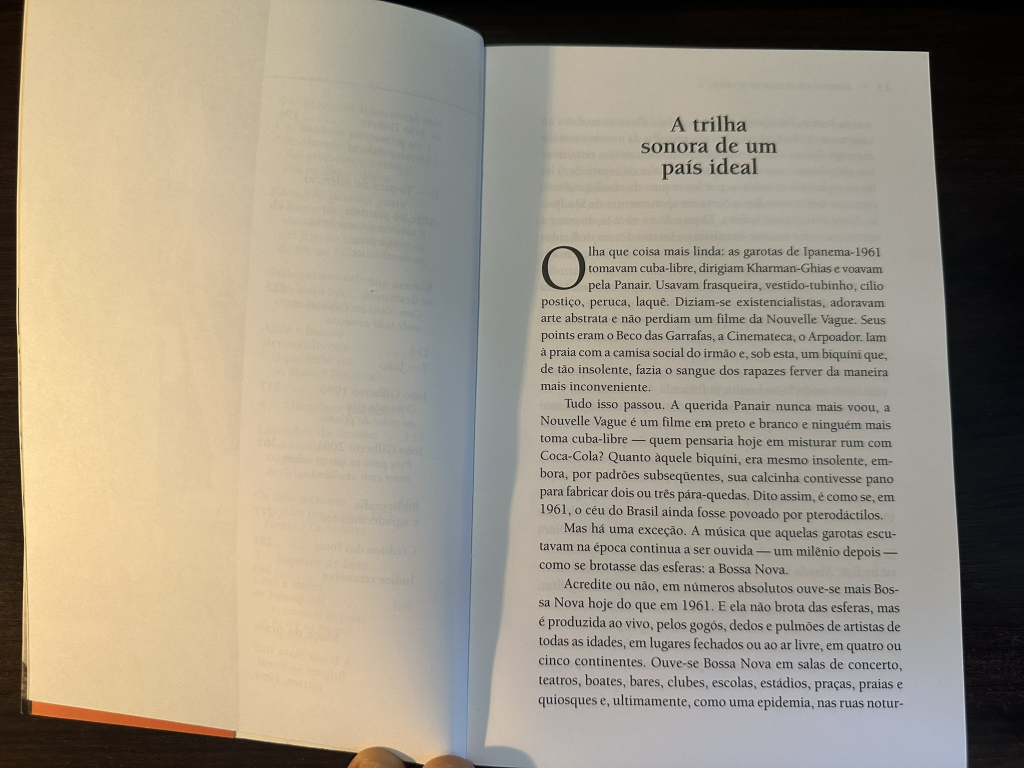
#> input picture data/books/A_onda_que_se_ergueu_no_mar-Ruy_Castro/bkp/images/pag12.JPEG, 2048 x 1536 px, given in place of overlay_lines.png, which was not available (shown at 1/2 size)
$ jupyter execute --allow-errors MonReader_part2.ipynb   (text cells are left out)
#> lines starting #> are read from the running program, lines starting #| are printed output that depends on the picture; after the words box and inside, x2 and y2 are one past the last pixel; in counts of white or black regions, pixels touching at a corner belong together; long printed decimals are rounded; pictures that were not available may be replaced by others from this repository, and a replacement may not be noted
### ocrflow_tools/recognize.py
from __future__ import annotations
from pathlib import Path
from typing import List, Tuple, Dict, Optional
import re
import pandas as pd
import numpy as np
import pytesseract
from PIL import Image
from tqdm import tqdm

# small utils

# [170 lines left out: functions _natural_key, _avg_conf_from_tessdata, _unhyphenate_lines, _clean_text, ocr_line_image, _infer_lang_from_path and 2 more, not called in this run]

### ocrflow_tools/ingest.py
from pathlib import Path
from typing import List, Optional, Tuple
import cv2
import numpy as np
from numpy.polynomial.polyutils import RankWarning

from PIL import Image
import csv
import pandas as pd
from tqdm import tqdm

import warnings
from typing import Optional, Tuple, List

from .common import natural_key, clip_small_angle, rotate_image


# [330 lines left out: functions collect_pages, estimate_skew_angle_projection, _text_bands, _robust_baselines, _median_curvature, _clahe_unsharp and 7 more, not called in this run]

### ocrflow_tools/layout.py
from __future__ import annotations
from pathlib import Path
from typing import List, Tuple, Dict
import numpy as np
import cv2
import pandas as pd
from tqdm import tqdm
import ast

# core segmentation

# [443 lines left out: functions _row_density, _col_density, _smooth_1d, _intervals_from_binary, segment_lines, load_selected_mask and 8 more, not called in this run]

### MonReader_part2.ipynb
[cell 1]
from pathlib import Path
import cv2
import numpy as np
from PIL import Image
import csv
import re
from tqdm import tqdm
import pandas as pd

[cell 2]
BASE = Path.cwd()
DATA_DIR = BASE / "data"
BOOK_DIR = DATA_DIR / "books"
WORK_DIR = BASE / "work"

ENG_BOOK_DIR = BOOK_DIR / "The_Chamber-John_Grisham"
POR_BOOK_DIR = BOOK_DIR / "A_onda_que_se_ergueu_no_mar-Ruy_Castro"

ENG_IMG_DIR = ENG_BOOK_DIR / "images"
POR_IMG_DIR = POR_BOOK_DIR / "images"

for p in [BOOK_DIR, WORK_DIR, ENG_BOOK_DIR, POR_BOOK_DIR, ENG_IMG_DIR, POR_IMG_DIR]:
        p.mkdir(parents=True, exist_ok=True)

[cell 3]
# ad-hoc library for this project step: ORC
from ocrflow_tools import process_image_folder

[cell 4]
# Run Step 1
# Execute for both languages

WORK_A = WORK_DIR / "A_ingest"
WORK_A.mkdir(parents=True, exist_ok=True)

process_image_folder("english", ENG_IMG_DIR, WORK_A)
process_image_folder("portuguese", POR_IMG_DIR, WORK_A)
print("Step1 (images-only) complete.")

[cell 5]
log_csv = WORK_A / "ingest_log.csv"
df = pd.read_csv(log_csv)

[cell 6]
columns_to_exclude = ['page_path', 'out_dir']
df.drop(columns=columns_to_exclude).tail(28)

[cell 7]
from ocrflow_tools import run_binarization_from_ingest

[cell 8]
# folders for binarization
WORK_B = WORK_DIR / "B_binarization"
WORK_B.mkdir(parents=True, exist_ok=True)

[cell 9]
# Step 2 - Binarization
run_binarization_from_ingest(log_csv, WORK_B)
#> (this line was passed over: ocrflow_tools is not available in this run)

[cell 10]
import matplotlib.pyplot as plt

[cell 11]
# Plot the image outputs from binarization
def plot_binarization_outputs(page_dir: Path, save_to: Path | None = None):
    """
    Show the 5 outputs produced by run_binarization_from_ingest for a page:
      - bw_adaptive_gaussian.png
      - bw_adaptive_mean.png
      - bw_otsu.png
      - bw_selected_mask.png   (text=white)
      - bw_selected_view.png   (text=black)
    """
    names = ["bw_adaptive_gaussian.png",
             "bw_adaptive_mean.png",
             "bw_otsu.png",
             "bw_selected_mask.png",
             "bw_selected_view.png"]

    imgs, titles = [], []
    for n in names:
        p = page_dir / n
        if p.exists():
            imgs.append(plt.imread(p))
            titles.append(n.replace("bw_", "").replace(".png",""))
        else:
            print(f"Missing: {p}")

    if not imgs:
        print("No images found in:", page_dir)
        return

    plt.figure(figsize=(5*len(imgs), 6))
    for i, (im, t) in enumerate(zip(imgs, titles), 1):
        ax = plt.subplot(1, len(imgs), i)
        ax.imshow(im, cmap="gray")
        ax.set_title(t)
        ax.axis("off")
    plt.tight_layout()

    if save_to:
        save_to = Path(save_to)
        save_to.parent.mkdir(parents=True, exist_ok=True)
        plt.savefig(save_to, dpi=150, bbox_inches="tight")
        print("Saved grid to:", save_to)
    plt.show()

[cell 12]
# pick a page folder produced by binarization:
page_dir = WORK_B / "portuguese" / "pag12_R"   # <- change to your page folder
plot_binarization_outputs(page_dir, save_to=WORK_B / "comparison_pag12_R.png")

[cell 13]
from importlib import reload
import ocrflow_tools.layout as layout
reload(layout)

[cell 14]
from ocrflow_tools import run_layout_from_binarization

[cell 15]
WORK_C = WORK_DIR / "C_layout"
WORK_C.mkdir(parents=True, exist_ok=True)

#> (the rest of this cell did not finish here and is left out)


[cell 16]
import matplotlib.image as mpimg

[cell 17]
# Print a sample image
img = mpimg.imread(WORK_C / "english" / "pag8_R" / "overlay_lines.png"  )
#> img is the input picture: shape (1536, 2048, 3); mean R, G, B 158.2, 149, 133.1
plt.imshow(img)
plt.axis('off')
plt.show()

[cell 18]
log_layout_csv = WORK_C / "layout_log.csv"
#> (the rest of this cell did not finish here and is left out)

[cell 19]
from importlib import reload
import ocrflow_tools.layout as layout
reload(layout)

[cell 20]
WORK_D = WORK_DIR / "D_words"
WORK_D.mkdir(parents=True, exist_ok=True)

#> (a cell that did not finish here is left out)

[cell 22]
# Print a sample segment image
img = mpimg.imread(WORK_D / "english" / "pag6" / "line_003" / "word_001.png"  )
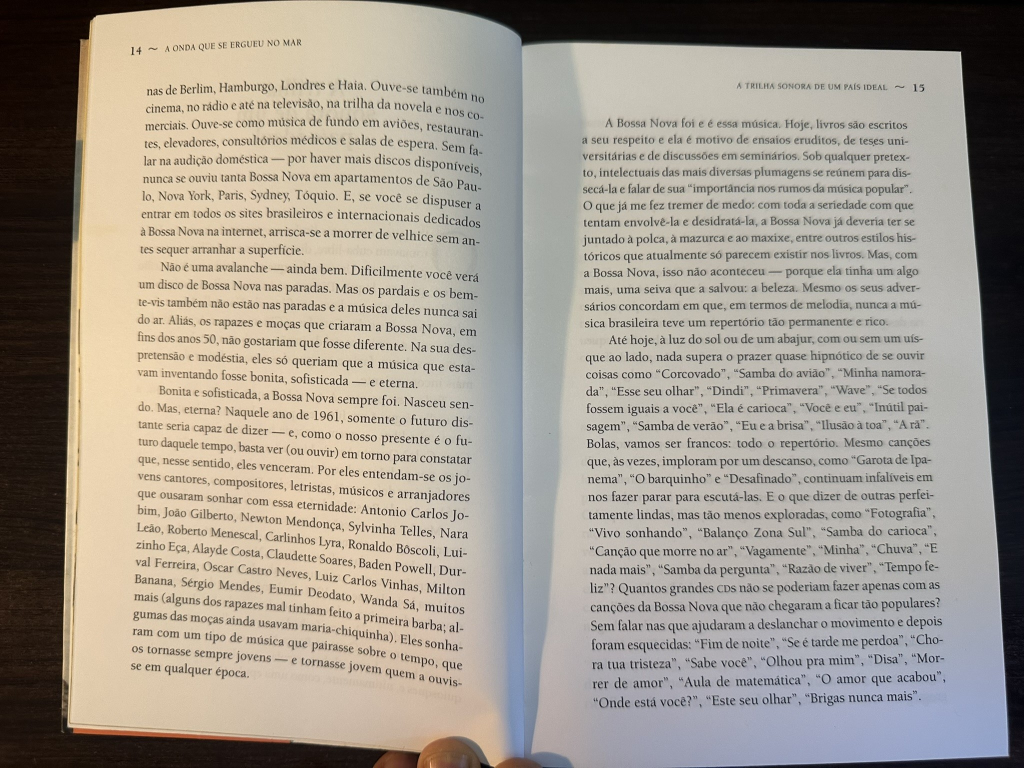
#> input picture data/books/A_onda_que_se_ergueu_no_mar-Ruy_Castro/bkp/images/pag14.JPEG, 2048 x 1536 px, given in place of word_001.png, which was not available (shown at 1/2 size)
#> img is the input picture: shape (1536, 2048, 3); mean R, G, B 160.6, 153.1, 142.6
plt.imshow(img)
plt.axis('off')
plt.show()

[cell 23]
import ocrflow_tools.recognize as recognize
reload(recognize)

[cell 24]
import pytesseract
pytesseract.pytesseract.tesseract_cmd = r"C:\Program Files\Tesseract-OCR\tesseract.exe"

import subprocess, shlex
print(subprocess.check_output(
    [pytesseract.pytesseract.tesseract_cmd, "--version"],
    shell=False, text=True
))
#> (this line was passed over: subprocess is not available in this run)

[cell 25]
WORK_E = WORK_DIR / "E_recognize"
WORK_E.mkdir(parents=True, exist_ok=True)

[cell 26]
# Tesseract settings: oem=1 (LSTM), psm=6 (assume a single uniform block of text, line-level works fine)
# lang_override=None => infer "eng"/"por" from the folder names under C_layout.
recognize.run_ocr_from_layout(
    layout_root=WORK_C,
    out_root=WORK_E,
    oem=1,
    psm=6,
    lang_override=None   # lets the code pick eng/por per folder
)

[cell 27]
import random
random.seed(23)

[cell 28]
# visualize the extracted text
ENG_DIR = WORK_C / "english"
POR_DIR = WORK_C / "portuguese"

# Pick some random pages to visualize
def pick_samples(folder, n=3):
    pages = [p for p in folder.iterdir() if p.is_dir()]
    return random.sample(pages, min(n, len(pages)))

# Show overlay images from layout step (for line segmentation)
def show_page_grid(pages, title):
    fig, axes = plt.subplots(1, len(pages), figsize=(5*len(pages), 6))
    if len(pages) == 1:
        axes = [axes]
    for ax, p in zip(axes, pages):
        img_path = p / "overlay_lines.png"
        if img_path.exists():
            ax.imshow(mpimg.imread(img_path))
            ax.set_title(p.name, fontsize=11)
        else:
            ax.text(0.5, 0.5, "No overlay_lines.png", ha="center", va="center")
        ax.axis("off")
    plt.suptitle(title, fontsize=14)
    plt.show()

# Sample and visualize
eng_samples = pick_samples(ENG_DIR)
por_samples = pick_samples(POR_DIR)

#> (the rest of this cell did not finish here and is left out)

[cell 29]
import textwrap
from IPython.display import Markdown, display

[cell 30]
def preview_text_multiline(text, n_chars=1200, width=90):
    """
    Show OCR text preview formatted in readable paragraphs.
    Keeps short paragraphs separated and wraps long lines.
    """
    # Clean up excessive empty lines but preserve paragraph breaks
    text = text.strip().replace("\r", "")
    lines = [line.strip() for line in text.split("\n") if line.strip()]
    snippet = " ".join(lines)[:n_chars]

    # Wrap text nicely for display
    wrapped = textwrap.fill(snippet, width=width)
    return wrapped + ("\n\n[...] (truncated)" if len(text) > n_chars else "")

# Load texts
#> (the rest of this cell did not finish here and is left out)

[cell 31]
import ocrflow_tools.ingest as ingest
reload(ingest)
from skimage.metrics import structural_similarity as ssim

[cell 32]
bgr = cv2.imread(str(WORK_A / "english" / "pag6" / "page_deskewed.png"))
dewarped = ingest.dewarp_by_line_baselines(bgr)
#> in dewarp_by_line_baselines, `gray = cv2.cvtColor(bgr, cv2.COLOR_BGR2GRAY)`:
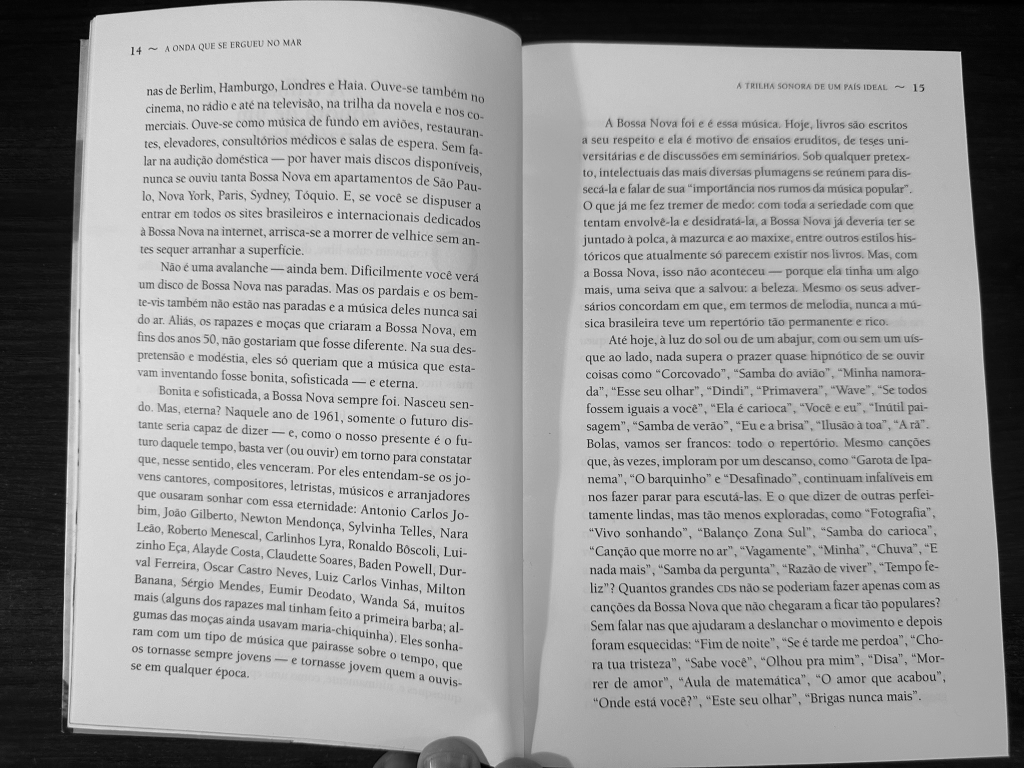
#> gray: shape (1536, 2048) (shown at 1/2 size); min 0, max 249, mean 154.2
#> in _text_bands, `_, bw = cv2.threshold(gray, 0, 255, cv2.THRESH_BINARY + cv2.THRESH_OTSU)`:
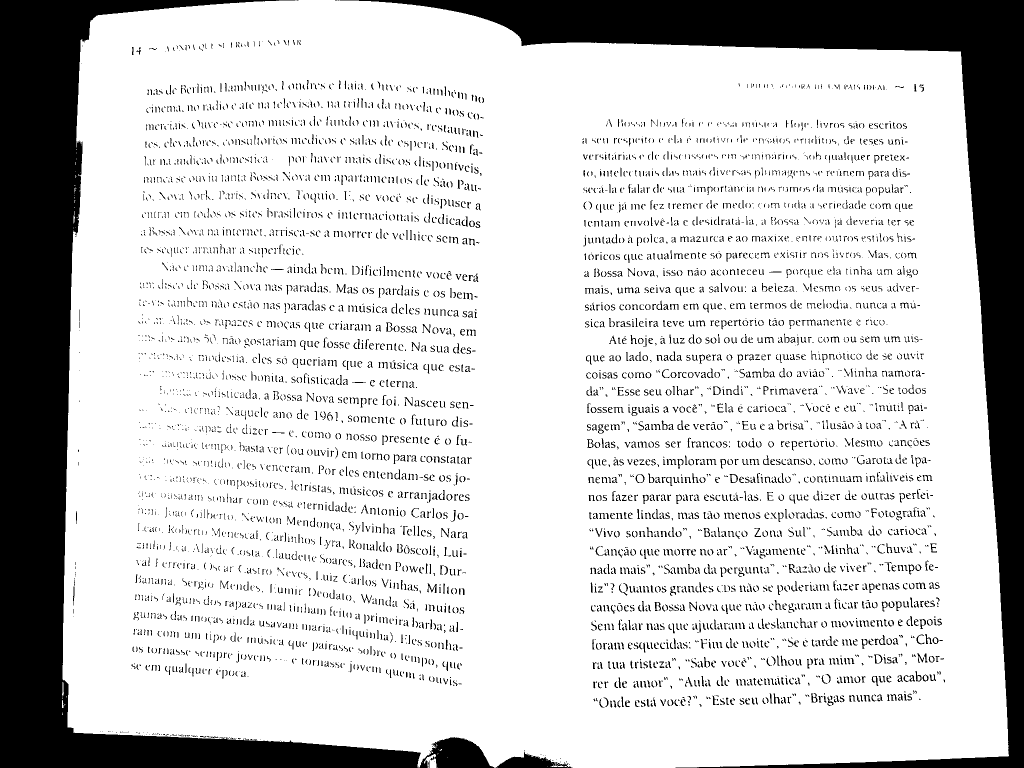
#> bw: shape (1536, 2048) (shown at 1/2 size); 80.1% white; 6918 black regions (3754 under 20 px), largest, box (x1, y1, x2, y2) and area: (0, 0, 842, 1536) 263443, (680, 0, 2048, 1536) 216559, (839, 1474, 989, 1536) 5820
#> in _text_bands, `return cv2.morphologyEx(inv, cv2.MORPH_OPEN, kernel, iterations=1)`:
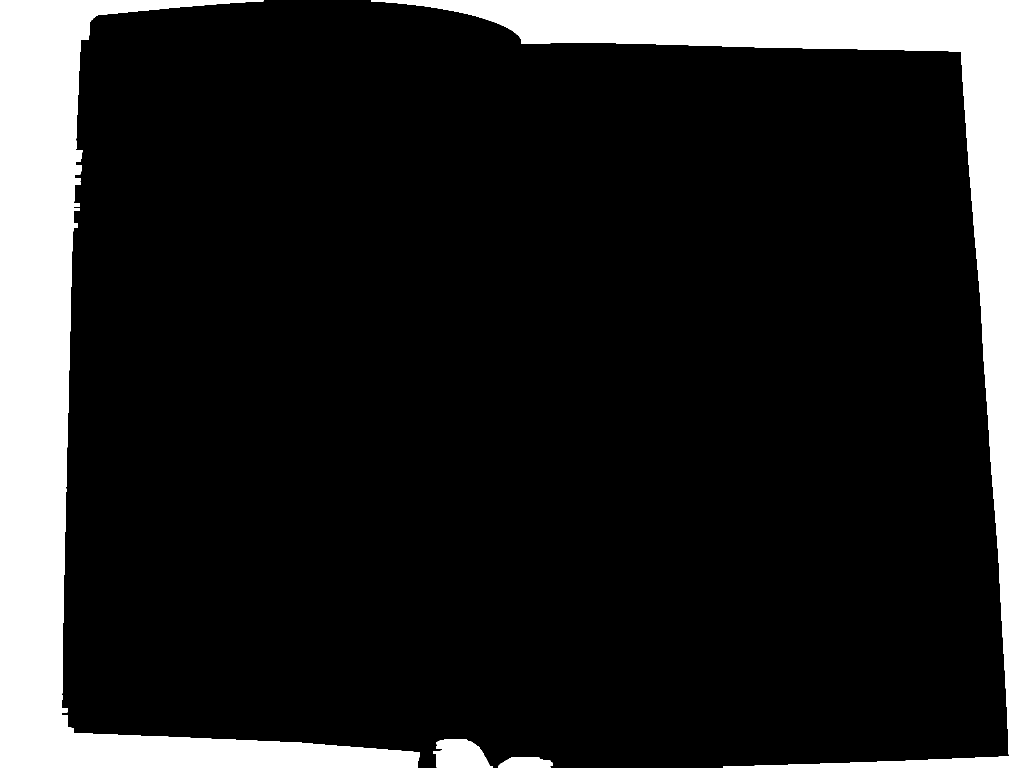
#> returned value: shape (1536, 2048) (shown at 1/2 size); 15.4% white; 4 white regions
#> in _robust_baselines, `cnts, _ = cv2.findContours((bands > 0).astype(np.uint8), cv2.RETR_EXTE..`: cnts = 4 contours; box (x1, y1, x2, y2) and area: (0, 0, 840, 1536) 258717, (742, 0, 2048, 1536) 212897, (866, 1478, 986, 1536) 5025, (996, 1515, 1106, 1536) 1788
#> the loop in _robust_baselines, `for c in cnts:` made 4 passes
#> after the loop in _robust_baselines, `for c in cnts:`: curves = [([-0.346, 1526.9], 996, 1105), ([7.62, 1512.5], 866, 985), ([491.7, 391.3], 742, 2047), ([338.7, 1003.8], 0, 838)]
#> the loop in _median_curvature, `for (coeff, xmin, xmax) in curves:` made 4 passes
#> after the loop in _median_curvature, `for (coeff, xmin, xmax) in curves:`: devs = [0.174, 3.83, 247.1, 170.2]
#> in dewarp_by_line_baselines, `dev, n_lines = _median_curvature(gray)`: dev = 87.03; n_lines = 4
cv2.imwrite(str(WORK_A / "english" / "pag6" / "page_dewarped.png"), dewarped)
#> Out = True

[cell 33]
# is there any observable effect after dewarping?
orig = cv2.imread(WORK_A / "english" / "pag6" / "page_deskewed.png", cv2.IMREAD_GRAYSCALE)
#> orig: shape (1536, 2048); min 0, max 251, mean 154.2
dewarped = cv2.imread(WORK_A / "english" / "pag6" / "page_dewarped.png", cv2.IMREAD_GRAYSCALE)
#> dewarped: shape (1536, 2048); min 0, max 248, mean 153.6

# Compare structural similarity (1.0 = identical)

score, diff = ssim(orig, dewarped, full=True)
#> score = 0.999
print("SSIM:", score)
#| SSIM: 0.9989

[cell 34]
deskew_p = WORK_A / "english" / "pag6" / "page_deskewed.png"
dewarp_p  = WORK_A / "english" / "pag6" / "page_dewarped.png"

A = cv2.imread(deskew_p, cv2.IMREAD_GRAYSCALE)
B = cv2.imread(dewarp_p, cv2.IMREAD_GRAYSCALE)

# normalized absolute difference for display
diff = cv2.absdiff(A, B).astype(np.float32)
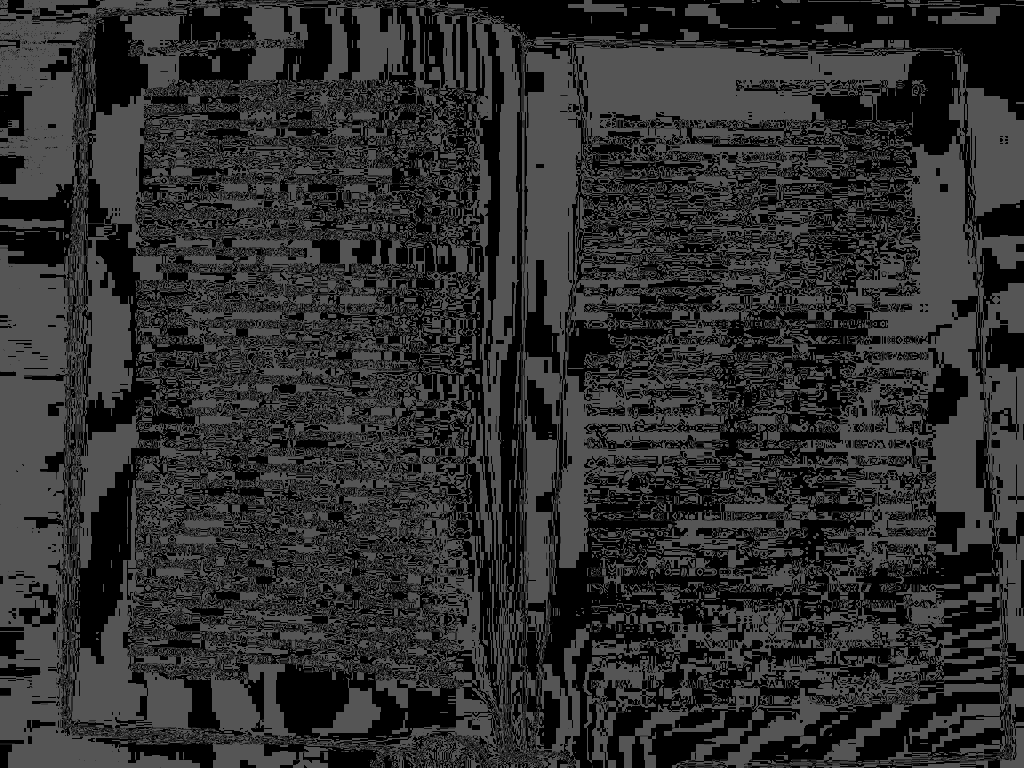
#> diff: shape (1536, 2048) float32 (shown at 1/2 size); min 0, max 3, mean 0.537; drawn with min black and max white
diff /= (diff.max() + 1e-6)

plt.figure(figsize=(14,4))
plt.subplot(1,3,1); plt.imshow(A, cmap="gray"); plt.title("Deskewed"); plt.axis("off")
plt.subplot(1,3,2); plt.imshow(B, cmap="gray"); plt.title("Dewarped"); plt.axis("off")
plt.subplot(1,3,3); plt.imshow(diff, cmap="inferno"); plt.title("Change heatmap"); plt.axis("off")
plt.show()

[cell 35]
from importlib import reload
import ocrflow_tools.ingest as ingest
import ocrflow_tools as ocr
import ocrflow_tools.layout as layout
import ocrflow_tools.recognize as recognize
reload(ingest); reload(layout); reload(recognize)

[cell 36]
# Define the end-to-end pipeline
def run_full_pipeline(run_name: str, enable_dewarp: bool):
    """
    Runs Steps A..E into work/<run_name> and returns a dict with paths.
    """
#> called with run_name = 'exp_no_dewarp', enable_dewarp = False
    RUN = {}
    RUN["root"] = WORK_DIR / run_name
    RUN["A"] = RUN["root"] / "A_ingest"
    RUN["B"] = RUN["root"] / "B_binarization"
    RUN["C"] = RUN["root"] / "C_layout"
    RUN["D"] = RUN["root"] / "D_words"
    RUN["E"] = RUN["root"] / "E_recognize"
    for p in RUN.values():
        if isinstance(p, Path): p.mkdir(parents=True, exist_ok=True)

    # Step A: ingest (with/without dewarp)
    ingest.process_image_folder("english", ENG_IMG_DIR, RUN["A"], enable_dewarp=enable_dewarp)
    ingest.process_image_folder("portuguese", POR_IMG_DIR, RUN["A"], enable_dewarp=enable_dewarp)
    ingest_csv = RUN["A"] / "ingest_log.csv"

    # Step B: binarization
    ocr.run_binarization_from_ingest(ingest_csv, RUN["B"])
#> (this line was passed over: ocrflow_tools is not available in this run)
    bin_csv = RUN["B"] / "binarization_log.csv"

    # Step C: layout (use bbox from ingest for optional cropping)
    layout.run_layout_from_binarization(bin_csv, RUN["C"], method="morph", ingest_csv=ingest_csv)

    # Step D: words
    layout.run_word_segmentation_from_binarization(bin_csv, RUN["D"])

    # Step E: recognize
    recognize.run_ocr_from_layout(RUN["C"], RUN["E"], oem=1, psm=6, lang_override=None)

    return RUN
